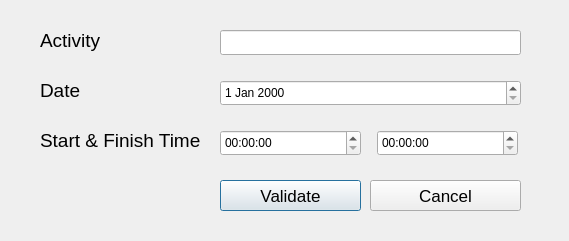
<?xml version="1.0" encoding="UTF-8"?>
<ui version="4.0">
 <class>Time</class>
 <widget class="QDialog" name="Time">
  <property name="geometry">
   <rect>
    <x>0</x>
    <y>0</y>
    <width>569</width>
    <height>241</height>
   </rect>
  </property>
  <property name="windowTitle">
   <string>Dialog</string>
  </property>
  <widget class="QLabel" name="label">
   <property name="geometry">
    <rect>
     <x>40</x>
     <y>20</y>
     <width>91</width>
     <height>41</height>
    </rect>
   </property>
   <property name="font">
    <font>
     <pointsize>14</pointsize>
    </font>
   </property>
   <property name="text">
    <string>Activity</string>
   </property>
  </widget>
  <widget class="QLabel" name="label_2">
   <property name="geometry">
    <rect>
     <x>40</x>
     <y>80</y>
     <width>101</width>
     <height>21</height>
    </rect>
   </property>
   <property name="font">
    <font>
     <pointsize>14</pointsize>
    </font>
   </property>
   <property name="text">
    <string>Date</string>
   </property>
  </widget>
  <widget class="QLabel" name="label_3">
   <property name="geometry">
    <rect>
     <x>40</x>
     <y>130</y>
     <width>161</width>
     <height>21</height>
    </rect>
   </property>
   <property name="font">
    <font>
     <pointsize>14</pointsize>
    </font>
   </property>
   <property name="text">
    <string>Start &amp; Finish Time</string>
   </property>
  </widget>
  <widget class="QLineEdit" name="lnActivityTime">
   <property name="geometry">
    <rect>
     <x>220</x>
     <y>30</y>
     <width>301</width>
     <height>25</height>
    </rect>
   </property>
  </widget>
  <widget class="QDateEdit" name="dateEditTime">
   <property name="geometry">
    <rect>
     <x>220</x>
     <y>80</y>
     <width>301</width>
     <height>26</height>
    </rect>
   </property>
  </widget>
  <widget class="QTimeEdit" name="timeEditStartTime">
   <property name="geometry">
    <rect>
     <x>220</x>
     <y>130</y>
     <width>141</width>
     <height>26</height>
    </rect>
   </property>
  </widget>
  <widget class="QTimeEdit" name="timeEditFinishTime">
   <property name="geometry">
    <rect>
     <x>377</x>
     <y>130</y>
     <width>141</width>
     <height>26</height>
    </rect>
   </property>
  </widget>
  <widget class="QPushButton" name="btnValidateTime">
   <property name="geometry">
    <rect>
     <x>220</x>
     <y>180</y>
     <width>141</width>
     <height>31</height>
    </rect>
   </property>
   <property name="font">
    <font>
     <pointsize>13</pointsize>
    </font>
   </property>
   <property name="text">
    <string>Validate</string>
   </property>
   <property name="icon">
    <iconset>
     <normaloff>../Icons/validate.jpg</normaloff>../Icons/validate.jpg</iconset>
   </property>
   <property name="iconSize">
    <size>
     <width>20</width>
     <height>20</height>
    </size>
   </property>
  </widget>
  <widget class="QPushButton" name="btnCancelTime">
   <property name="geometry">
    <rect>
     <x>370</x>
     <y>180</y>
     <width>151</width>
     <height>31</height>
    </rect>
   </property>
   <property name="font">
    <font>
     <pointsize>13</pointsize>
    </font>
   </property>
   <property name="text">
    <string>Cancel</string>
   </property>
   <property name="icon">
    <iconset theme="cancel">
     <normaloff>../Icons/cance.png</normaloff>../Icons/cance.png</iconset>
   </property>
   <property name="iconSize">
    <size>
     <width>20</width>
     <height>20</height>
    </size>
   </property>
  </widget>
 </widget>
 <resources/>
 <connections/>
</ui>
